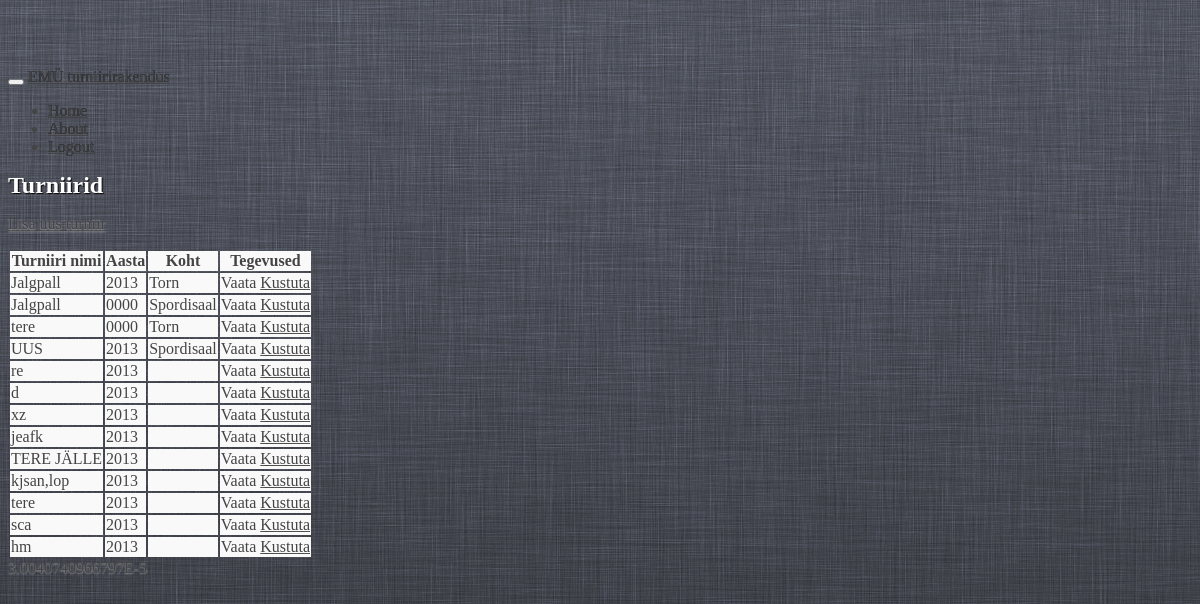
The page /tournaments (signed in) on the database its author committed.
### tables this page shows
CREATE TABLE IF NOT EXISTS `tournament` (
  `tournament_id` int(10) unsigned NOT NULL AUTO_INCREMENT,
  `tournament_name` varchar(100) NOT NULL,
  `tournament_year` int(11) NOT NULL,
  `tournament_place` varchar(100) NOT NULL,
  `place_id` int(11) unsigned NOT NULL,
  `deleted` tinyint(1) NOT NULL DEFAULT '0',
  `tournament_start` datetime NOT NULL,
  `tournament_end` datetime NOT NULL,
  `tournament_loser_bracket` tinyint(1) unsigned NOT NULL DEFAULT '0',
  `tournament_game_time` smallint(6) NOT NULL,
  `tournament_game_pause` smallint(6) NOT NULL,
  `tournament_field` smallint(6) NOT NULL,
  `tournament_group` smallint(6) NOT NULL,
  `tournament_win` smallint(6) NOT NULL,
  `tournament_type` tinyint(4) NOT NULL,
  `tournament_game_win` tinyint(4) NOT NULL,
  `tournament_game_tie` tinyint(4) NOT NULL,
  `tournament_game_loss` tinyint(4) NOT NULL,
  `tournament_participant` varchar(50) NOT NULL,
  `tournament_classification` varchar(50) NOT NULL,
  PRIMARY KEY (`tournament_id`),
  KEY `place_id` (`place_id`)
);

CREATE TABLE IF NOT EXISTS `place` (
  `place_id` int(10) unsigned NOT NULL AUTO_INCREMENT,
  `place_name` varchar(100) NOT NULL,
  `place_deleted` int(1) NOT NULL DEFAULT '0',
  PRIMARY KEY (`place_id`)
);

### modules/request.php (called while the page is built, shortened)
<?php
class request
{
	function __construct()
	{
		if (isset($_SERVER['PATH_INFO'])) {
			if ($path_info = explode('/', $_SERVER['PATH_INFO'])) {
				array_shift($path_info);
				$this->controller = isset($path_info[0]) ? array_shift($path_info) : DEFAULT_CONTROLLER;
			}
		}
	}
}
$_request = new request;

### controllers/tournaments.php (called while the page is built, shortened)
<?php
class tournaments
{
	function index()
	{
		$tournaments = get_all("SELECT * FROM tournament NATURAL JOIN place WHERE tournament.deleted=0");
		require 'views/master_view.php';
	}
}

### modules/database.php (called while the page is built, shortened)
<?php
function get_all($sql)
{
	$q = mysql_query($sql) or db_error_out($sql);
	while (($result[] = mysql_fetch_assoc($q)) || array_pop($result)) {
		;
	}
	return $result;
}

### views/tournaments_index_view.php (the view, shortened to what this page needs)
<h2 class="form-signin-heading">Turniirid</h2>
<p><a class="btn btn-large btn-primary" href="<?=BASE_URL?>tournaments/add">Lisa uus turniir</a></p>
<table id="tournaments-table" class="table table-bordered table-striped">
	<thead>
	<tr>
		<th>
			Turniiri nimi
		</th>
		<th>
			Aasta
		</th>
		<th>
			Koht
		</th>
		<th>
			Tegevused
		</th>
	</tr>
	</thead>
	<tbody>
	<? if (! empty ($tournaments)): foreach ($tournaments as $tournament): ?>
	<tr id="tournament<?=$tournament['tournament_id'] ?>">
		<td>
			<?=$tournament['tournament_name']?>
		</td>
		<td>
			<?=substr($tournament['tournament_start'], 0, 4)?>
		</td>
		<td>
			<?=$tournament['place_name']?>
		</td>
		<td>
			<?="Vaata"?>
			<a href="<?= BASE_URL ?>tournaments/remove/<?=$tournament['tournament_id']?>"
			   onclick="if (!confirm('Oled kindel?'))return false; remove_tournament_ajax
				   (<?=$tournament['tournament_id']?>); return false">Kustuta <i class="icon-trash"></i></a>
		</td>
	</tr>
		<? endforeach; endif ?>
	</tbody>
</table>

### index.php (shortened to what this page needs)
<?php
require 'modules/request.php';
require 'modules/database.php';
if (file_exists('controllers/'.$_request->controller.'.php')) {
	$controller = new $_request->controller;
	$controller->{$_request->action}();
} else {
	echo "The page '{$_request->controller}' does not exist";
}

### views/master_view.php (shortened to what this page needs)
<!DOCTYPE html>
<html lang="en">
<head>
	<link rel="stylesheet" href="http://code.jquery.com/ui/1.10.1/themes/base/jquery-ui.css"/>
	<link href="//netdna.bootstrapcdn.com/twitter-bootstrap/2.3.0/css/bootstrap-combined.min.css" rel="stylesheet">
</head>
<body>
<div class="navbar navbar-inverse navbar-fixed-top">
	<div class="navbar-inner">
		<div class="container">
			<button type="button" class="btn btn-navbar" data-toggle="collapse" data-target=".nav-collapse">
			</button>
			<a class="brand" href="<?= BASE_URL ?>tournaments">EMÜ turniirirakendus</a>
			<div class="nav-collapse collapse">
				<ul class="nav">
					<li class="active"><a href="<?= BASE_URL ?>tournaments">Home</a></li>
					<li><a href="#about">About</a></li>
					<li><a href="<?= BASE_URL ?>auth/logout">Logout</a></li>
				</ul>
			</div>
		</div>
	</div>
</div>
<div class=" container-fluid">
	<? require 'views/'.$_request->controller.'_'.$_request->action.'_view.php'?>
</div>
</body>
</html>

### rows shown on the page
tournament: tournament_name "Jalgpall", tournament_start "2013", place.place_name "Torn"
tournament: tournament_name "Jalgpall", tournament_start "0000", place.place_name "Spordisaal"
tournament: tournament_name "tere", tournament_start "0000", place.place_name "Torn"
tournament: tournament_name "UUS", tournament_start "2013", place.place_name "Spordisaal"
tournament: tournament_name "re", tournament_start "2013"
tournament: tournament_name "d", tournament_start "2013"
tournament: tournament_name "xz", tournament_start "2013"
tournament: tournament_name "jeafk", tournament_start "2013"
tournament: tournament_name "TERE JÄLLE", tournament_start "2013"
tournament: tournament_name "kjsan,lop", tournament_start "2013"
tournament: tournament_name "tere", tournament_start "2013"
tournament: tournament_name "sca", tournament_start "2013"
tournament: tournament_name "hm", tournament_start "2013"
